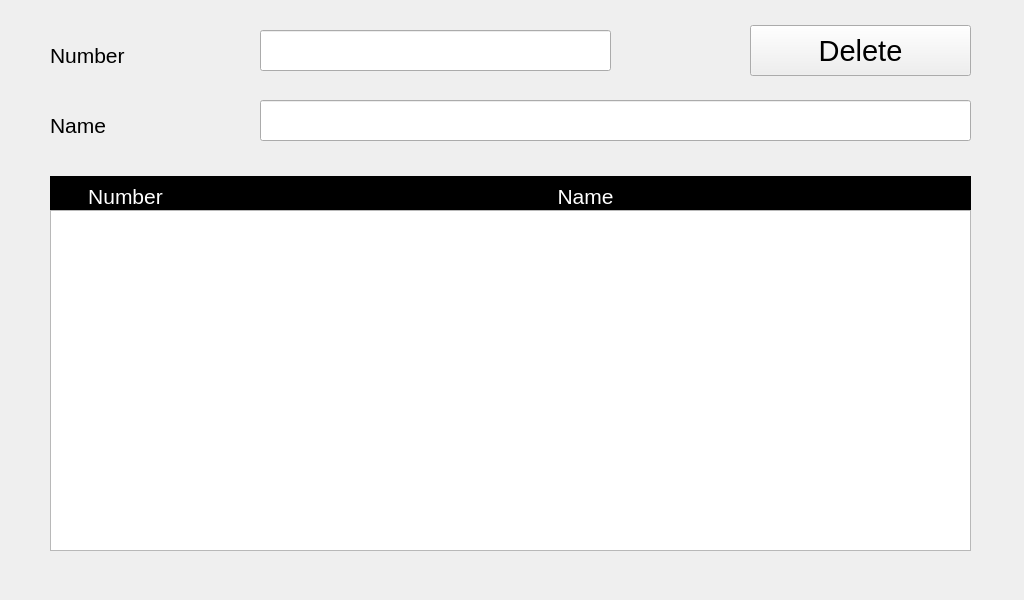
<?xml version="1.0" encoding="UTF-8"?>
<ui version="4.0">
 <class>SuperCoolCreatePretext</class>
 <widget class="QWidget" name="SuperCoolCreatePretext">
  <property name="geometry">
   <rect>
    <x>0</x>
    <y>0</y>
    <width>1024</width>
    <height>600</height>
   </rect>
  </property>
  <property name="font">
   <font>
    <pointsize>22</pointsize>
   </font>
  </property>
  <property name="windowTitle">
   <string>Form</string>
  </property>
  <widget class="QLabel" name="lblCoolNumber">
   <property name="geometry">
    <rect>
     <x>50</x>
     <y>40</y>
     <width>211</width>
     <height>31</height>
    </rect>
   </property>
   <property name="sizePolicy">
    <sizepolicy hsizetype="Fixed" vsizetype="Fixed">
     <horstretch>0</horstretch>
     <verstretch>0</verstretch>
    </sizepolicy>
   </property>
   <property name="minimumSize">
    <size>
     <width>211</width>
     <height>31</height>
    </size>
   </property>
   <property name="maximumSize">
    <size>
     <width>211</width>
     <height>31</height>
    </size>
   </property>
   <property name="font">
    <font>
     <pointsize>16</pointsize>
    </font>
   </property>
   <property name="text">
    <string extracomment="Allows user to select a category from a combo box">Number</string>
   </property>
  </widget>
  <widget class="QLabel" name="lblCoolName">
   <property name="geometry">
    <rect>
     <x>50</x>
     <y>110</y>
     <width>211</width>
     <height>31</height>
    </rect>
   </property>
   <property name="sizePolicy">
    <sizepolicy hsizetype="Fixed" vsizetype="Fixed">
     <horstretch>0</horstretch>
     <verstretch>0</verstretch>
    </sizepolicy>
   </property>
   <property name="minimumSize">
    <size>
     <width>211</width>
     <height>31</height>
    </size>
   </property>
   <property name="maximumSize">
    <size>
     <width>211</width>
     <height>31</height>
    </size>
   </property>
   <property name="font">
    <font>
     <pointsize>16</pointsize>
    </font>
   </property>
   <property name="text">
    <string extracomment="Allows user to select a category from a combo box">Name</string>
   </property>
  </widget>
  <widget class="QPushButton" name="butDeleteButton">
   <property name="geometry">
    <rect>
     <x>750</x>
     <y>25</y>
     <width>221</width>
     <height>51</height>
    </rect>
   </property>
   <property name="sizePolicy">
    <sizepolicy hsizetype="Fixed" vsizetype="Fixed">
     <horstretch>0</horstretch>
     <verstretch>0</verstretch>
    </sizepolicy>
   </property>
   <property name="minimumSize">
    <size>
     <width>221</width>
     <height>51</height>
    </size>
   </property>
   <property name="maximumSize">
    <size>
     <width>221</width>
     <height>51</height>
    </size>
   </property>
   <property name="text">
    <string>Delete</string>
   </property>
  </widget>
  <widget class="hobart::numericLineEdit" name="txtRecordNum">
   <property name="geometry">
    <rect>
     <x>260</x>
     <y>30</y>
     <width>351</width>
     <height>41</height>
    </rect>
   </property>
   <property name="sizePolicy">
    <sizepolicy hsizetype="Fixed" vsizetype="Fixed">
     <horstretch>0</horstretch>
     <verstretch>0</verstretch>
    </sizepolicy>
   </property>
   <property name="minimumSize">
    <size>
     <width>351</width>
     <height>41</height>
    </size>
   </property>
   <property name="maximumSize">
    <size>
     <width>351</width>
     <height>41</height>
    </size>
   </property>
   <property name="font">
    <font>
     <pointsize>22</pointsize>
    </font>
   </property>
   <property name="inputMask">
    <string notr="true"/>
   </property>
   <property name="text">
    <string notr="true"/>
   </property>
   <property name="maxLength">
    <number>5</number>
   </property>
   <property name="placeholderText">
    <string notr="true"/>
   </property>
  </widget>
  <widget class="QLineEdit" name="txtRecordName">
   <property name="geometry">
    <rect>
     <x>260</x>
     <y>100</y>
     <width>711</width>
     <height>41</height>
    </rect>
   </property>
   <property name="sizePolicy">
    <sizepolicy hsizetype="Fixed" vsizetype="Fixed">
     <horstretch>0</horstretch>
     <verstretch>0</verstretch>
    </sizepolicy>
   </property>
   <property name="minimumSize">
    <size>
     <width>711</width>
     <height>41</height>
    </size>
   </property>
   <property name="maximumSize">
    <size>
     <width>711</width>
     <height>41</height>
    </size>
   </property>
   <property name="inputMask">
    <string notr="true"/>
   </property>
   <property name="text">
    <string notr="true"/>
   </property>
   <property name="maxLength">
    <number>80</number>
   </property>
  </widget>
  <widget class="QLabel" name="lblTitleNumber">
   <property name="geometry">
    <rect>
     <x>50</x>
     <y>176</y>
     <width>151</width>
     <height>41</height>
    </rect>
   </property>
   <property name="sizePolicy">
    <sizepolicy hsizetype="Fixed" vsizetype="Fixed">
     <horstretch>0</horstretch>
     <verstretch>0</verstretch>
    </sizepolicy>
   </property>
   <property name="minimumSize">
    <size>
     <width>151</width>
     <height>41</height>
    </size>
   </property>
   <property name="maximumSize">
    <size>
     <width>151</width>
     <height>41</height>
    </size>
   </property>
   <property name="font">
    <font>
     <pointsize>16</pointsize>
    </font>
   </property>
   <property name="styleSheet">
    <string notr="true">color: white;
background: black;</string>
   </property>
   <property name="frameShape">
    <enum>QFrame::StyledPanel</enum>
   </property>
   <property name="text">
    <string>Number</string>
   </property>
   <property name="alignment">
    <set>Qt::AlignCenter</set>
   </property>
  </widget>
  <widget class="QLabel" name="lblTitleName">
   <property name="geometry">
    <rect>
     <x>200</x>
     <y>176</y>
     <width>771</width>
     <height>41</height>
    </rect>
   </property>
   <property name="sizePolicy">
    <sizepolicy hsizetype="Fixed" vsizetype="Fixed">
     <horstretch>0</horstretch>
     <verstretch>0</verstretch>
    </sizepolicy>
   </property>
   <property name="minimumSize">
    <size>
     <width>771</width>
     <height>41</height>
    </size>
   </property>
   <property name="maximumSize">
    <size>
     <width>771</width>
     <height>41</height>
    </size>
   </property>
   <property name="font">
    <font>
     <pointsize>16</pointsize>
    </font>
   </property>
   <property name="styleSheet">
    <string notr="true">color: white;
background: black;</string>
   </property>
   <property name="frameShape">
    <enum>QFrame::StyledPanel</enum>
   </property>
   <property name="text">
    <string>Name</string>
   </property>
   <property name="alignment">
    <set>Qt::AlignCenter</set>
   </property>
  </widget>
  <widget class="QTableWidget" name="tblCoolList">
   <property name="geometry">
    <rect>
     <x>50</x>
     <y>210</y>
     <width>921</width>
     <height>341</height>
    </rect>
   </property>
   <property name="sizePolicy">
    <sizepolicy hsizetype="Fixed" vsizetype="Fixed">
     <horstretch>0</horstretch>
     <verstretch>0</verstretch>
    </sizepolicy>
   </property>
   <property name="minimumSize">
    <size>
     <width>921</width>
     <height>341</height>
    </size>
   </property>
   <property name="maximumSize">
    <size>
     <width>921</width>
     <height>341</height>
    </size>
   </property>
   <property name="font">
    <font>
     <pointsize>16</pointsize>
    </font>
   </property>
   <property name="toolTip">
    <string notr="true"/>
   </property>
   <property name="statusTip">
    <string notr="true"/>
   </property>
   <property name="accessibleName">
    <string notr="true"/>
   </property>
   <property name="horizontalScrollBarPolicy">
    <enum>Qt::ScrollBarAlwaysOff</enum>
   </property>
   <property name="editTriggers">
    <set>QAbstractItemView::NoEditTriggers</set>
   </property>
   <property name="columnCount">
    <number>2</number>
   </property>
   <attribute name="horizontalHeaderVisible">
    <bool>false</bool>
   </attribute>
   <attribute name="horizontalHeaderDefaultSectionSize">
    <number>50</number>
   </attribute>
   <attribute name="horizontalHeaderStretchLastSection">
    <bool>false</bool>
   </attribute>
   <attribute name="verticalHeaderVisible">
    <bool>false</bool>
   </attribute>
   <attribute name="verticalHeaderCascadingSectionResizes">
    <bool>false</bool>
   </attribute>
   <attribute name="verticalHeaderDefaultSectionSize">
    <number>50</number>
   </attribute>
   <attribute name="verticalHeaderHighlightSections">
    <bool>false</bool>
   </attribute>
   <attribute name="verticalHeaderMinimumSectionSize">
    <number>50</number>
   </attribute>
   <attribute name="verticalHeaderStretchLastSection">
    <bool>false</bool>
   </attribute>
   <column/>
   <column/>
  </widget>
 </widget>
 <customwidgets>
  <customwidget>
   <class>hobart::numericLineEdit</class>
   <extends>QLineEdit</extends>
   <header location="global">numericlineedit.h</header>
  </customwidget>
 </customwidgets>
 <resources/>
 <connections/>
</ui>
